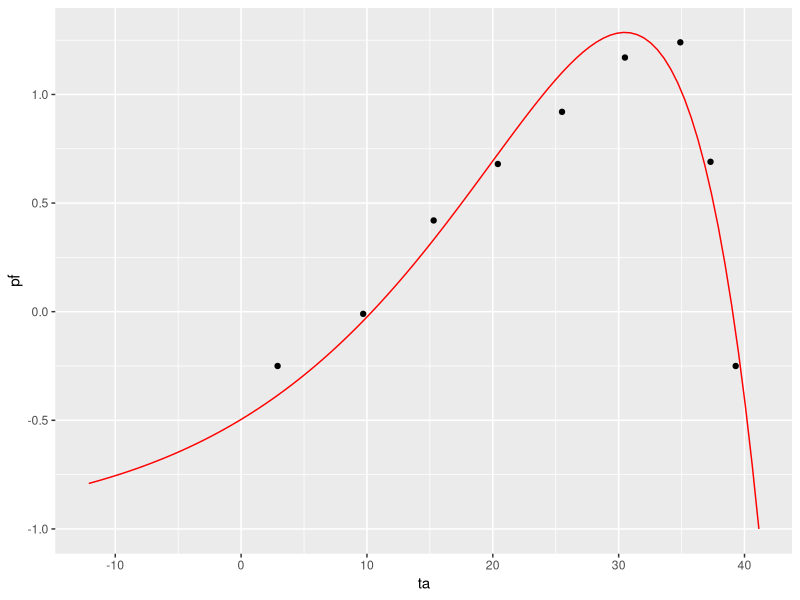

Write the R code that produced this figure.
## ---- chunk 1
library(tidyverse)
library(magrittr)
library(readxl)
library(patchwork)
## ---- chunk 2

# define our fitness function which is the sum of squares of 
# the predicted - observed
tpc_fit <- function(x, pf, ta){
  
  # extract the parameters
  yopt  <- x[1] # the value of y at the optimum
  Topt  <- x[2] # the optimal temperature
  Delta <- x[3] # the difference between Tc-Topt
  Tc    <- Topt + Delta # calculate Tc
  
  # sum of squares
  sum(((yopt * exp( (ta - Topt) / Delta) * (1 - (ta - Topt)/Delta)) - pf) ^ 2)
  
  
}

# a function to find sensible initial values for the optimiser
get_inits <- function(x){
  
  # initialise the initial parameter value vector
  inits <- c(NA, NA, NA)
  
  # find the largest performance
  idx_max_y <- which.max(x$pf)
  
  # the largest y value is a good guess for yopt
  inits[1] <- x$pf[idx_max_y]
  
  # the corresponding temerature is a good guess for Topt
  inits[2] <- x$ta[idx_max_y]
  
  # use the largest T value as a simple guess for Delta
  inits[3] <-tail(x$ta,1) - inits[2]
  
  # return the initial values
  return(inits)
}


# a wrapper function to do the fit and return a data.frame
# The object x coming in is a data.frame of the same structure
# as the full dataset. The output is a tibble of the same structure
# with columns appended for estimates of the universal TPC with 
# prefix "u_"
do_tpc_fit <- function(x){
  
  # call the optimiser
  fit <- optim(get_inits(x), 
               tpc_fit,
               pf = x$pf, 
               ta = x$ta,
               method = "L-BFGS-B",
               lower = c(0.001, 0.001, 1), 
               upper = Inf)
  
  # return a tibble (data.frame)
  return(x %<>% mutate(u_yopt  = fit$par[1],
                       u_Topt  = fit$par[2],
                       u_Delta = fit$par[3],
                       u_Tc    = fit$par[2] + fit$par[3])
         )

  
}


# this function takes a fitted UTPC model and scales the data to the 
# UTPC. Returns a data.frame the same as the original data.frame
# with new columns for 
# scaled performance pf_utpc 
# and scaled temperature ta_utpc
data2utpc <- function(dd){
  dd %<>% mutate(pf_utpc = pf / u_yopt,
                ta_utpc = (ta - u_Topt) / u_Delta
                )
  return(dd)
}

# This function scales the UTPC curve to the original data based on 
# the fitted UTPC model. Returns a new data.frame with n values of 
# the UTPC function evaluated and rescaled to the data provied in dd.
# Performance can be adjusted according by subtracting the value given in 
# p_adj, and would typically be used to allow for negative performance values
# in the data. 
utpc2data <- function(dd, y_adj = 0, n = 100){
  UTPC <- data.frame(x = seq(-4, 1, length.out = n)) %>%
  mutate(y = (1-x)*exp(x)) %>%
  mutate(ta = (x * dd$u_Delta[1]) + dd$u_Topt[1],
         pf = (y * dd$u_yopt[1] - y_adj)
)
  return(UTPC)
}
## ---- chunk 3


# This example is the first photosynthesis dataset which we force to have 
# negative performance values by substracting 0.25 from the pf vector.
test2 <- data.frame(ta = c(2.9, 9.7, 15.3, 20.4, 25.5, 
                           30.5, 34.9, 37.3, 39.3),
                    pf = c(0, 0.24, 0.67, 0.93, 1.17, 
                           1.42, 1.49, 0.94, 0) - 0.25)
  # 
  # run %>% filter(code == "st") %>%
  # mutate(pf = pf - quantile(pf, probs = 0.25))

# First we add an arbitrary amount to the performance data to ensure they are 
# positive values. 
y_adj <- 1

# fit the utpc model after adjusting the performance data, and then 
# transform it back. 
test2_fit <- do_tpc_fit(test2 %>% mutate(pf = pf + y_adj)) %>% 
  mutate(pf = pf - y_adj)

# generate a UTPC on the same scale as the original data.
UTPC <- utpc2data(test2_fit, y_adj = y_adj)

# plot the raw data and the UTPC on the same scale
gg_test2 <- ggplot(data = test2_fit,
                   mapping = aes(x = ta, y = pf)) +
  geom_point() + 
  geom_line(data = UTPC, color = "red")

print(gg_test2)
